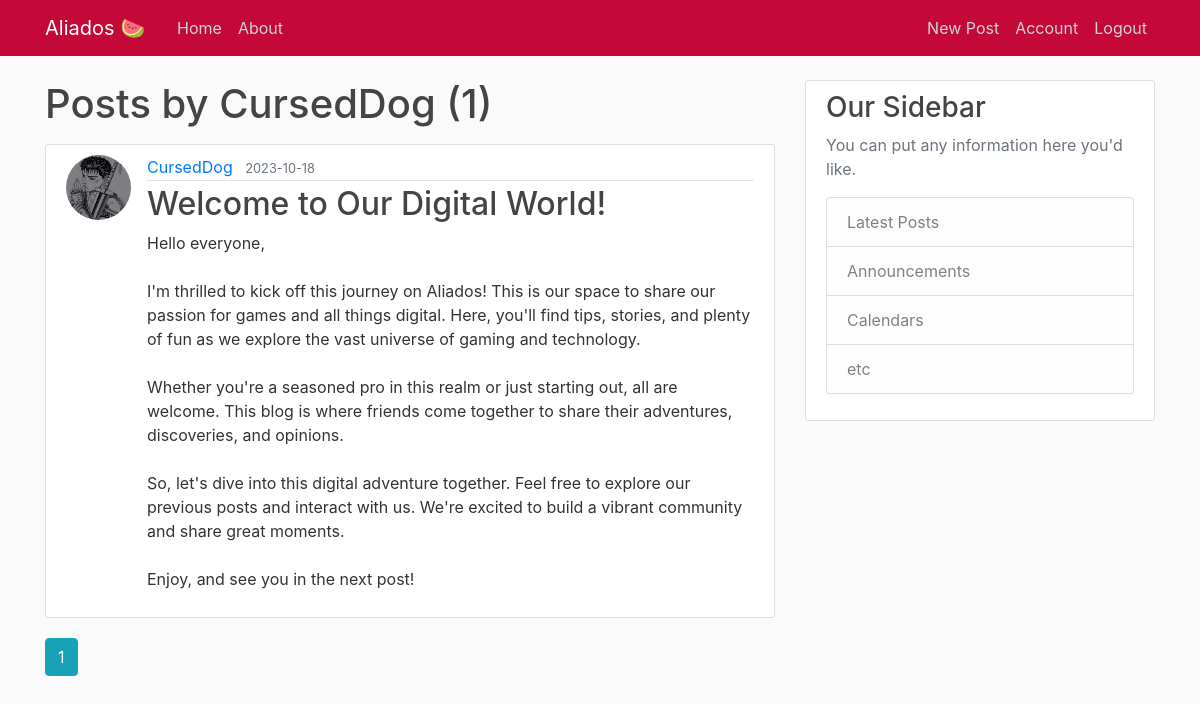
/user/CursedDog (signed in), run on the app's committed database.
### flaskblog/models.py (models this page shows, shortened)
class User(db.Model, UserMixin):
    id = db.Column(db.Integer, primary_key=True)
    username = db.Column(db.String(20), unique=True, nullable=False)
    email = db.Column(db.String(120), unique=True, nullable=False)
    image_file = db.Column(db.String(20), nullable=False, default="default.jpg")
    password = db.Column(db.String(60), nullable=False)
    posts = db.relationship("Post", backref="author", lazy=True)

class Post(db.Model):
    id = db.Column(db.Integer, primary_key=True)
    title = db.Column(db.String(100), nullable=False)
    date_posted = db.Column(db.DateTime, nullable=False, default=datetime.utcnow)
    content = db.Column(db.Text, nullable=False)
    user_id = db.Column(db.Integer, db.ForeignKey("user.id"), nullable=False)

### flaskblog/users/routes.py (the view)
@users.route("/user/<string:username>")
def user_posts(username):
    page = request.args.get("page", 1, type=int)
    user = User.query.filter_by(username=username).first_or_404()
    posts = (
        Post.query.filter_by(author=user)
        .order_by(Post.date_posted.desc())
        .paginate(page=page, per_page=5)
    )
    return render_template("user_posts.html", posts=posts, user=user)

### flaskblog/models.py (called while the page is built)
@login_manager.user_loader
def load_user(user_id):
    return User.query.get(int(user_id))

### flaskblog/templates/user_posts.html
{% extends "layout.html" %}
{% block content %}
    <h1 class="mb-3">Posts by {{ user.username }} ({{ posts.total }})</h1>
    {% for post in posts.items %}
        <article class="media content-section">
          <img class="rounded-circle article-img" src="{{ url_for('static', filename='profile_pics/' + post.author.image_file) }}">
          <div class="media-body">
            <div class="article-metadata">
              <a class="mr-2" href="{{ url_for('users.user_posts', username=post.author.username) }}">{{ post.author.username }}</a>
              <small class="text-muted">{{ post.date_posted.strftime('%Y-%m-%d') }}</small>
            </div>
            <h2><a class="article-title" href="{{ url_for('posts.post', post_id=post.id) }}">{{ post.title }}</a></h2>
            <p class="article-content">{{ post.content }}</p>
          </div>
        </article>
    {% endfor %}
    {% for page_num in posts.iter_pages(left_edge=1, right_edge=1, left_current=1, right_current=2) %}
      {% if page_num %}
        {% if posts.page == page_num %}
          <a class="btn btn-info mb-4" href="{{ url_for('users.user_posts', username=user.username, page=page_num) }}">{{ page_num }}</a>
        {% else %}
          <a class="btn btn-outline-info mb-4" href="{{ url_for('users.user_posts', username=user.username, page=page_num) }}">{{ page_num }}</a>
        {% endif %}
      {% else %}
        ...
      {% endif %}
    {% endfor %}
{% endblock content %}

### flaskblog/Static/main.css (style rules this page uses)
body { background: #fafafa; color: #333333; margin-top: 5rem; }
h1, h2, h3, h4, h5, h6 { color: #444444; }
.content-section { background: #ffffff; padding: 10px 20px; border: 1px solid #dddddd; border-radius: 3px; margin-bottom: 20px; }
.article-title { color: #444444; }
.article-content { white-space: pre-line; }
.article-img { height: 65px; width: 65px; margin-right: 16px; }
.article-metadata { padding-bottom: 1px; margin-bottom: 4px; border-bottom: 1px solid #e3e3e3 }

### data on the page
User: username "CursedDog"
Post: image_file (picture), author.username "CursedDog", date_posted "2023-10-18", title "Welcome to Our Digital World!", content "Hello everyone, I'm thrilled to kick off this journey on Aliados! This is our space to share our passion for games and all things digital. Here, you'll find tips, stories, and plenty of fun as we explore the vast universe of gaming and technology. Whether you're a seasoned pro in this realm or just starting out, all are welcome. This blog is where friends come together to share their adventures, discoveries, and opinions. So, let's dive into this digital adventure together. Feel free to explore our previous posts and interact with us. We're excited to build a vibrant community and share great moments. Enjoy, and see you in the next post!"

### other printed values
{{ posts.total }} "1"
{{ page_num }} "1"
